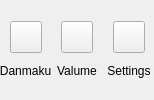
           <widget class="QWidget" name="settingButtonWidget" native="true">
            <property name="sizePolicy">
             <sizepolicy hsizetype="Fixed" vsizetype="Expanding">
              <horstretch>0</horstretch>
              <verstretch>0</verstretch>
             </sizepolicy>
            </property>
            <property name="minimumSize">
             <size>
              <width>154</width>
              <height>0</height>
             </size>
            </property>
            <property name="maximumSize">
             <size>
              <width>154</width>
              <height>16777215</height>
             </size>
            </property>
            <layout class="QHBoxLayout" name="horizontalLayout_26" stretch="1,1,1">
             <property name="spacing">
              <number>0</number>
             </property>
             <property name="leftMargin">
              <number>0</number>
             </property>
             <property name="topMargin">
              <number>0</number>
             </property>
             <property name="rightMargin">
              <number>0</number>
             </property>
             <property name="bottomMargin">
              <number>0</number>
             </property>
             <item>
              <layout class="QVBoxLayout" name="DanmakuBtnLayout" stretch="3,2">
               <property name="spacing">
                <number>0</number>
               </property>
               <item>
                <layout class="QHBoxLayout" name="DanmakuBtnIconLayout">
                 <property name="spacing">
                  <number>0</number>
                 </property>
                 <property name="topMargin">
                  <number>10</number>
                 </property>
                 <item>
                  <spacer name="horizontalSpacer_7">
                   <property name="orientation">
                    <enum>Qt::Horizontal</enum>
                   </property>
                   <property name="sizeHint" stdset="0">
                    <size>
                     <width>1</width>
                     <height>20</height>
                    </size>
                   </property>
                  </spacer>
                 </item>
                 <item>
                  <widget class="QPushButton" name="DanmakuBtn">
                   <property name="sizePolicy">
                    <sizepolicy hsizetype="Fixed" vsizetype="Fixed">
                     <horstretch>0</horstretch>
                     <verstretch>0</verstretch>
                    </sizepolicy>
                   </property>
                   <property name="minimumSize">
                    <size>
                     <width>32</width>
                     <height>32</height>
                    </size>
                   </property>
                   <property name="maximumSize">
                    <size>
                     <width>32</width>
                     <height>32</height>
                    </size>
                   </property>
                   <property name="styleSheet">
                    <string notr="true"/>
                   </property>
                   <property name="text">
                    <string/>
                   </property>
                  </widget>
                 </item>
                 <item>
                  <spacer name="horizontalSpacer_35">
                   <property name="orientation">
                    <enum>Qt::Horizontal</enum>
                   </property>
                   <property name="sizeHint" stdset="0">
                    <size>
                     <width>1</width>
                     <height>20</height>
                    </size>
                   </property>
                  </spacer>
                 </item>
                </layout>
               </item>
               <item>
                <layout class="QHBoxLayout" name="DanmakuBtnLabelLayout">
                 <property name="spacing">
                  <number>0</number>
                 </property>
                 <property name="bottomMargin">
                  <number>4</number>
                 </property>
                 <item>
                  <spacer name="horizontalSpacer_44">
                   <property name="orientation">
                    <enum>Qt::Horizontal</enum>
                   </property>
                   <property name="sizeHint" stdset="0">
                    <size>
                     <width>1</width>
                     <height>20</height>
                    </size>
                   </property>
                  </spacer>
                 </item>
                 <item>
                  <widget class="QLabel" name="DanmakuLab">
                   <property name="sizePolicy">
                    <sizepolicy hsizetype="Fixed" vsizetype="Preferred">
                     <horstretch>0</horstretch>
                     <verstretch>0</verstretch>
                    </sizepolicy>
                   </property>
                   <property name="minimumSize">
                    <size>
                     <width>26</width>
                     <height>20</height>
                    </size>
                   </property>
                   <property name="maximumSize">
                    <size>
                     <width>52</width>
                     <height>20</height>
                    </size>
                   </property>
                   <property name="text">
                    <string>Danmaku</string>
                   </property>
                   <property name="alignment">
                    <set>Qt::AlignHCenter|Qt::AlignTop</set>
                   </property>
                  </widget>
                 </item>
                 <item>
                  <spacer name="horizontalSpacer_43">
                   <property name="orientation">
                    <enum>Qt::Horizontal</enum>
                   </property>
                   <property name="sizeHint" stdset="0">
                    <size>
                     <width>1</width>
                     <height>20</height>
                    </size>
                   </property>
                  </spacer>
                 </item>
                </layout>
               </item>
              </layout>
             </item>
             <item>
              <layout class="QVBoxLayout" name="ValumeBtnLayout" stretch="3,2">
               <property name="spacing">
                <number>0</number>
               </property>
               <item>
                <layout class="QHBoxLayout" name="ValumeBtnIconLayout">
                 <property name="spacing">
                  <number>0</number>
                 </property>
                 <property name="topMargin">
                  <number>10</number>
                 </property>
                 <item>
                  <spacer name="horizontalSpacer_36">
                   <property name="orientation">
                    <enum>Qt::Horizontal</enum>
                   </property>
                   <property name="sizeHint" stdset="0">
                    <size>
                     <width>1</width>
                     <height>20</height>
                    </size>
                   </property>
                  </spacer>
                 </item>
                 <item>
                  <widget class="QPushButton" name="ValumeSettingBtn">
                   <property name="sizePolicy">
                    <sizepolicy hsizetype="Fixed" vsizetype="Fixed">
                     <horstretch>0</horstretch>
                     <verstretch>0</verstretch>
                    </sizepolicy>
                   </property>
                   <property name="minimumSize">
                    <size>
                     <width>32</width>
                     <height>32</height>
                    </size>
                   </property>
                   <property name="maximumSize">
                    <size>
                     <width>32</width>
                     <height>32</height>
                    </size>
                   </property>
                   <property name="styleSheet">
                    <string notr="true"/>
                   </property>
                   <property name="text">
                    <string/>
                   </property>
                  </widget>
                 </item>
                 <item>
                  <spacer name="horizontalSpacer_37">
                   <property name="orientation">
                    <enum>Qt::Horizontal</enum>
                   </property>
                   <property name="sizeHint" stdset="0">
                    <size>
                     <width>1</width>
                     <height>20</height>
                    </size>
                   </property>
                  </spacer>
                 </item>
                </layout>
               </item>
               <item>
                <layout class="QHBoxLayout" name="ValumeBtnLabelLayout">
                 <property name="spacing">
                  <number>0</number>
                 </property>
                 <property name="bottomMargin">
                  <number>4</number>
                 </property>
                 <item>
                  <spacer name="horizontalSpacer_45">
                   <property name="orientation">
                    <enum>Qt::Horizontal</enum>
                   </property>
                   <property name="sizeHint" stdset="0">
                    <size>
                     <width>1</width>
                     <height>20</height>
                    </size>
                   </property>
                  </spacer>
                 </item>
                 <item>
                  <widget class="QLabel" name="ValumeSettingLab">
                   <property name="sizePolicy">
                    <sizepolicy hsizetype="Fixed" vsizetype="Preferred">
                     <horstretch>0</horstretch>
                     <verstretch>0</verstretch>
                    </sizepolicy>
                   </property>
                   <property name="minimumSize">
                    <size>
                     <width>26</width>
                     <height>20</height>
                    </size>
                   </property>
                   <property name="maximumSize">
                    <size>
                     <width>52</width>
                     <height>20</height>
                    </size>
                   </property>
                   <property name="text">
                    <string>Valume</string>
                   </property>
                   <property name="alignment">
                    <set>Qt::AlignHCenter|Qt::AlignTop</set>
                   </property>
                  </widget>
                 </item>
                 <item>
                  <spacer name="horizontalSpacer_42">
                   <property name="orientation">
                    <enum>Qt::Horizontal</enum>
                   </property>
                   <property name="sizeHint" stdset="0">
                    <size>
                     <width>1</width>
                     <height>20</height>
                    </size>
                   </property>
                  </spacer>
                 </item>
                </layout>
               </item>
              </layout>
             </item>
             <item>
              <layout class="QVBoxLayout" name="SettingBtnLayout" stretch="3,2">
               <property name="spacing">
                <number>0</number>
               </property>
               <item>
                <layout class="QHBoxLayout" name="SettingBtnIconLayout">
                 <property name="spacing">
                  <number>0</number>
                 </property>
                 <property name="topMargin">
                  <number>10</number>
                 </property>
                 <item>
                  <spacer name="horizontalSpacer_38">
                   <property name="orientation">
                    <enum>Qt::Horizontal</enum>
                   </property>
                   <property name="sizeHint" stdset="0">
                    <size>
                     <width>1</width>
                     <height>20</height>
                    </size>
                   </property>
                  </spacer>
                 </item>
                 <item>
                  <widget class="QPushButton" name="SettingBtn">
                   <property name="sizePolicy">
                    <sizepolicy hsizetype="Fixed" vsizetype="Fixed">
                     <horstretch>0</horstretch>
                     <verstretch>0</verstretch>
                    </sizepolicy>
                   </property>
                   <property name="minimumSize">
                    <size>
                     <width>32</width>
                     <height>32</height>
                    </size>
                   </property>
                   <property name="maximumSize">
                    <size>
                     <width>32</width>
                     <height>32</height>
                    </size>
                   </property>
                   <property name="styleSheet">
                    <string notr="true"/>
                   </property>
                   <property name="text">
                    <string/>
                   </property>
                  </widget>
                 </item>
                 <item>
                  <spacer name="horizontalSpacer_39">
                   <property name="orientation">
                    <enum>Qt::Horizontal</enum>
                   </property>
                   <property name="sizeHint" stdset="0">
                    <size>
                     <width>1</width>
                     <height>20</height>
                    </size>
                   </property>
                  </spacer>
                 </item>
                </layout>
               </item>
               <item>
                <layout class="QHBoxLayout" name="SettingBtnLabelLayout">
                 <property name="spacing">
                  <number>0</number>
                 </property>
                 <property name="bottomMargin">
                  <number>4</number>
                 </property>
                 <item>
                  <spacer name="horizontalSpacer_41">
                   <property name="orientation">
                    <enum>Qt::Horizontal</enum>
                   </property>
                   <property name="sizeHint" stdset="0">
                    <size>
                     <width>1</width>
                     <height>20</height>
                    </size>
                   </property>
                  </spacer>
                 </item>
                 <item>
                  <widget class="QLabel" name="SettingLab">
                   <property name="sizePolicy">
                    <sizepolicy hsizetype="Fixed" vsizetype="Preferred">
                     <horstretch>0</horstretch>
                     <verstretch>0</verstretch>
                    </sizepolicy>
                   </property>
                   <property name="minimumSize">
                    <size>
                     <width>26</width>
                     <height>20</height>
                    </size>
                   </property>
                   <property name="maximumSize">
                    <size>
                     <width>52</width>
                     <height>20</height>
                    </size>
                   </property>
                   <property name="text">
                    <string>Settings</string>
                   </property>
                   <property name="alignment">
                    <set>Qt::AlignHCenter|Qt::AlignTop</set>
                   </property>
                  </widget>
                 </item>
                 <item>
                  <spacer name="horizontalSpacer_40">
                   <property name="orientation">
                    <enum>Qt::Horizontal</enum>
                   </property>
                   <property name="sizeHint" stdset="0">
                    <size>
                     <width>1</width>
                     <height>20</height>
                    </size>
                   </property>
                  </spacer>
                 </item>
                </layout>
               </item>
              </layout>
             </item>
            </layout>
           </widget>
